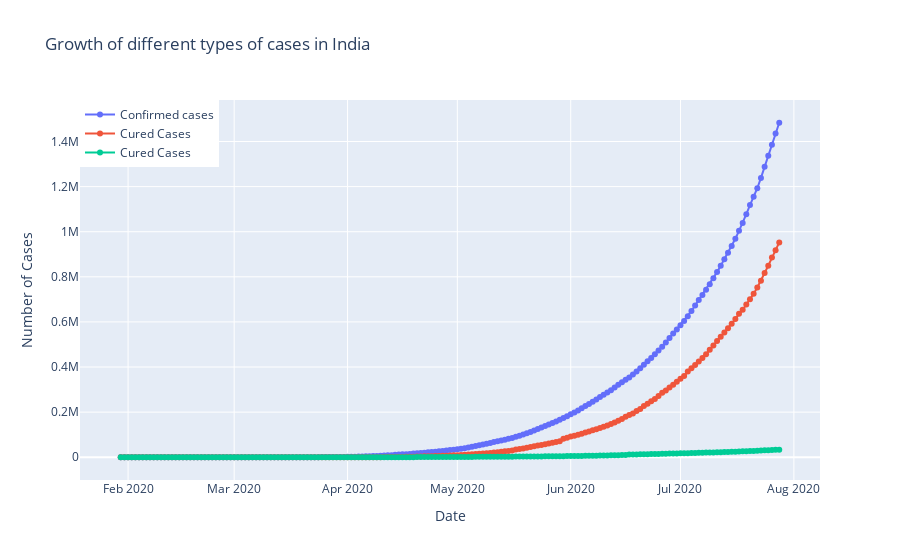

Notebook source saved alongside this figure:
### Code cell
fig = go.Figure()
fig.add_trace(go.Scatter(x=data1['Date'], y = data1['Confirmed'], mode='lines+markers', name = "Confirmed cases"))
fig.add_trace(go.Scatter(x=data1['Date'], y=data1["Cured"],mode='lines+markers',name='Cured Cases'))
fig.add_trace(go.Scatter(x=data1['Date'], y=data1["Deaths"],mode='lines+markers',name='Cured Cases'))

fig.update_layout(title="Growth of different types of cases in India", xaxis_title="Date",yaxis_title="Number of Cases",
                  legend=dict(x=0,y=1,traceorder="normal"))
fig.show()

### Figure 1 — Plotly figure (JSON) as saved in the notebook; plotly's stock layout.template omitted (floating-point values rounded to 4 significant figures; data arrays with more than 128 entries replaced by an {"elided": "..."} marker saying what was removed)
{"data": [{"mode": "lines+markers", "name": "Confirmed cases", "type": "scatter", "x": {"elided": "181 str values"}, "y": {"elided": "181 int values"}}, {"mode": "lines+markers", "name": "Cured Cases", "type": "scatter", "x": {"elided": "181 str values"}, "y": {"elided": "181 int values"}}, {"mode": "lines+markers", "name": "Cured Cases", "type": "scatter", "x": {"elided": "181 str values"}, "y": {"elided": "181 int values"}}], "layout": {"legend": {"traceorder": "normal", "x": 0, "y": 1}, "title": {"text": "Growth of different types of cases in India"}, "xaxis": {"title": {"text": "Date"}}, "yaxis": {"title": {"text": "Number of Cases"}}}}
